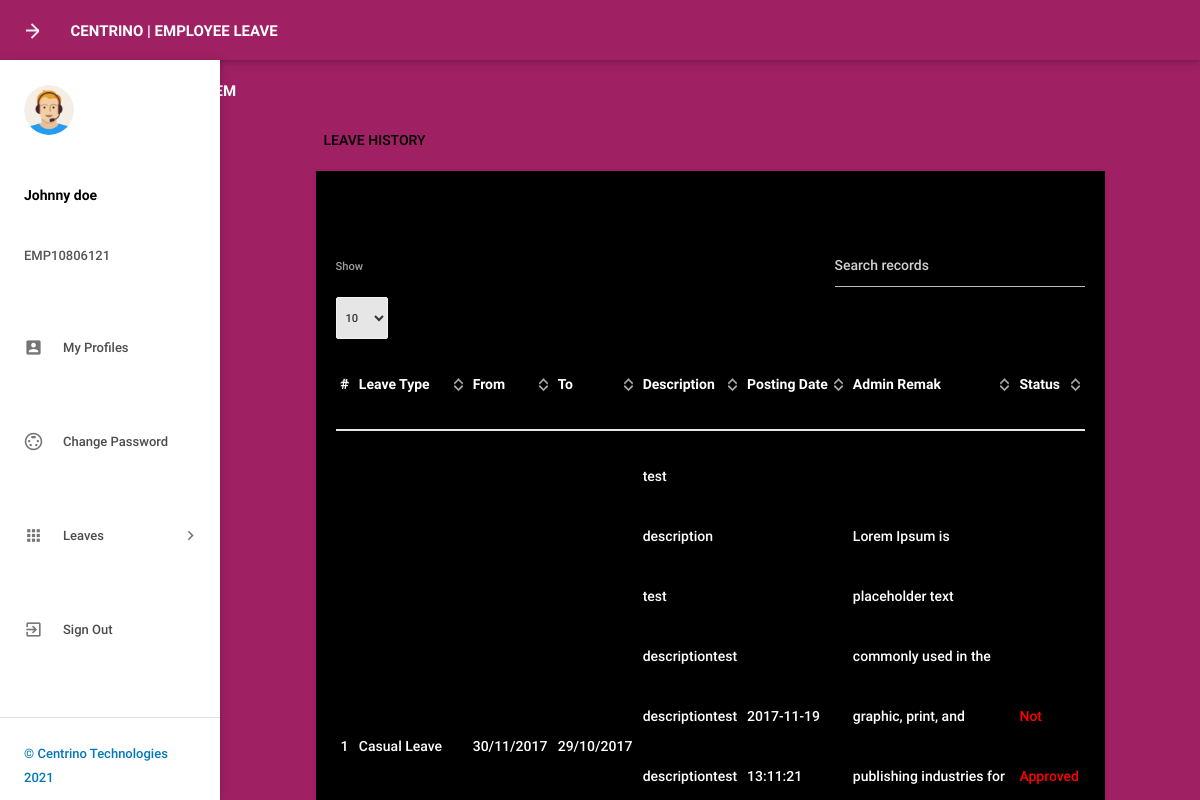
/leavehistory.php (signed in), run on the app's committed database.
### tables this page shows
CREATE TABLE `tblemployees` (
  `id` int(11) NOT NULL,
  `EmpId` varchar(100) NOT NULL,
  `FirstName` varchar(150) NOT NULL,
  `LastName` varchar(150) NOT NULL,
  `EmailId` varchar(200) NOT NULL,
  `Password` varchar(180) NOT NULL,
  `Gender` varchar(100) NOT NULL,
  `Dob` varchar(100) NOT NULL,
  `Department` varchar(255) NOT NULL,
  `Address` varchar(255) NOT NULL,
  `City` varchar(200) NOT NULL,
  `Country` varchar(150) NOT NULL,
  `Phonenumber` char(11) NOT NULL,
  `Status` int(1) NOT NULL,
  `RegDate` timestamp NOT NULL DEFAULT current_timestamp()
);

CREATE TABLE `tblleaves` (
  `id` int(11) NOT NULL,
  `LeaveType` varchar(110) NOT NULL,
  `ToDate` varchar(120) NOT NULL,
  `FromDate` varchar(120) NOT NULL,
  `Description` mediumtext NOT NULL,
  `PostingDate` timestamp NOT NULL DEFAULT current_timestamp(),
  `AdminRemark` mediumtext DEFAULT NULL,
  `AdminRemarkDate` varchar(120) DEFAULT NULL,
  `Status` int(1) NOT NULL,
  `IsRead` int(1) NOT NULL,
  `empid` int(11) DEFAULT NULL
);

### leavehistory.php (the view, shortened to what this page needs)
<?php
include('includes/config.php');
if(strlen($_SESSION['emplogin'])==0)
    {
header('location:index.php');
}
else{
 ?>
<!DOCTYPE html>
<html lang="en">
    <head>
        <link type="text/css" rel="stylesheet" href="assets/plugins/materialize/css/materialize.min.css"/>
        <link href="assets/plugins/material-preloader/css/materialPreloader.min.css" rel="stylesheet">
        <link href="assets/plugins/datatables/css/jquery.dataTables.min.css" rel="stylesheet">
        <link href="assets/css/alpha.min.css" rel="stylesheet" type="text/css"/>
        <link href="assets/css/custom.css" rel="stylesheet" type="text/css"/>
    </head>
    <body>
       <?php include('includes/header.php');?>
       <?php include('includes/sidebar.php');?>
            <main class="mn-inner">
                <div class="row">
                    <div class="col s12">
                        <div class="page-title" style="color:black">Leave History</div>
                    </div>
                    <div class="col s12 m12 l12">
                        <div class="card">
                            <div class="card-content" style="background-color:black">
                                <span class="card-title"  style="color:black">Leave History</span>
                                <table id="example" class="display responsive-table ">
                                    <thead>
                                        <tr>
                                            <th>#</th>
                                            <th width="120">Leave Type</th>
                                            <th>From</th>
                                            <th>To</th>
                                             <th>Description</th>
                                             <th width="120">Posting Date</th>
                                            <th width="200">Admin Remak</th>
                                            <th>Status</th>
                                        </tr>
                                    </thead>
                                    <tbody>
<?php
$eid=$_SESSION['eid'];
$sql = "SELECT LeaveType,ToDate,FromDate,Description,PostingDate,AdminRemarkDate,AdminRemark,Status from tblleaves where empid=:eid";
$query = $dbh -> prepare($sql);
$query->bindParam(':eid',$eid,PDO::PARAM_STR);
$query->execute();
$results=$query->fetchAll(PDO::FETCH_OBJ);
$cnt=1;
if($query->rowCount() > 0)
{
foreach($results as $result)
{               ?>
                                        <tr>
                                            <td> <?php echo htmlentities($cnt);?></td>
                                            <td><?php echo htmlentities($result->LeaveType);?></td>
                                            <td><?php echo htmlentities($result->ToDate);?></td>
                                            <td><?php echo htmlentities($result->FromDate);?></td>
                                           <td><?php echo htmlentities($result->Description);?></td>
                                            <td><?php echo htmlentities($result->PostingDate);?></td>
                                            <td><?php if($result->AdminRemark=="")
                                            {
echo htmlentities('waiting for approval');
                                            } else
{
 echo htmlentities(($result->AdminRemark)." "."at"." ".$result->AdminRemarkDate);
}
                                            ?></td>
                                                                                 <td><?php $stats=$result->Status;
if($stats==1){
                                             ?>
                                                 <span style="color: green">Approved</span>
                                                 <?php } if($stats==2)  { ?>
                                                <span style="color: red">Not Approved</span>
                                                 <?php } if($stats==0)  { ?>
 <span style="color: blue">waiting for approval</span>
 <?php } ?>
                                             </td>
                                        </tr>
                                         <?php $cnt++;} }?>
                                    </tbody>
                                </table>
                            </div>
                        </div>
                    </div>
                </div>
            </main>
        </div>
        <div class="left-sidebar-hover"></div>
    </body>
</html>
<?php } ?>

### includes/sidebar.php (shortened to what this page needs)
     <aside id="slide-out" class="side-nav white fixed">
                <div class="side-nav-wrapper">
                    <div class="sidebar-profile">
                        <div class="sidebar-profile-image">
                            <img src="assets/images/profile-image.png" class="circle" alt="">
                        </div>
                        <div class="sidebar-profile-info">
                    <?php
$eid=$_SESSION['eid'];
$sql = "SELECT FirstName,LastName,EmpId from  tblemployees where id=:eid";
$query = $dbh -> prepare($sql);
$query->bindParam(':eid',$eid,PDO::PARAM_STR);
$query->execute();
$results=$query->fetchAll(PDO::FETCH_OBJ);
if($query->rowCount() > 0)
{
foreach($results as $result)
{               ?>
                                <p><?php echo htmlentities($result->FirstName." ".$result->LastName);?></p>
                                <span><?php echo htmlentities($result->EmpId)?></span>
                         <?php }} ?>
                        </div>
                    </div>
                <ul class="sidebar-menu collapsible collapsible-accordion" data-collapsible="accordion">
  <li class="no-padding"><a class="waves-effect waves-grey" href="myprofile.php"><i class="material-icons">account_box</i>My Profiles</a></li>
  <li class="no-padding"><a class="waves-effect waves-grey" href="emp-changepassword.php"><i class="material-icons">settings_input_svideo</i>Change Password</a></li>
                    <li class="no-padding">
                        <a class="collapsible-header waves-effect waves-grey"><i class="material-icons">apps</i>Leaves<i class="nav-drop-icon material-icons">keyboard_arrow_right</i></a>
                    </li>
                  <li class="no-padding">
                                <a class="waves-effect waves-grey" href="logout.php"><i class="material-icons">exit_to_app</i>Sign Out</a>
                            </li>
                </ul>
                <div class="footer">
                    <p class="copyright"><a href="https://centrino.co.ke/">© Centrino Technologies 2021 </a></p>
                </div>
                </div>
            </aside>

### data on the page
tblemployees: FirstName+LastName "Johnny doe", EmpId "EMP10806121"
tblleaves: LeaveType "Casual Leave", ToDate "30/11/2017", FromDate "29/10/2017", Description "test description test descriptiontest descriptiontest descriptiontest…", PostingDate "2017-11-19 13:11:21", AdminRemark+AdminRemarkDate "Lorem Ipsum is placeholder text commonly used in the graphic, print, and publishing industries for…", Status "Not Approved"
